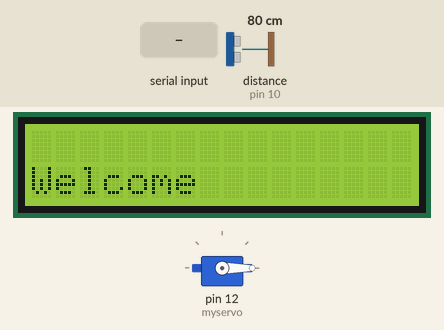
A sketch run on a simulated Arduino Uno, built with avr-gcc and run on an emulated ATmega328P. Parts: servo, 16×2 character LCD. Wiring (inferred from the names in the program): ultrasonic range finder: trigger pin 11; echo pin 10. The inputs (shaded band) are chosen by the test bench; at power-on: distance to the obstacle (sensor on pin 10) 80 cm. The echo pulse lasts 58.3 µs per cm; what the sketch prints to the serial monitor is not drawn.

Above: at 1.2 s.
1.3 s: "t" received over Serial
At 2.6 s:
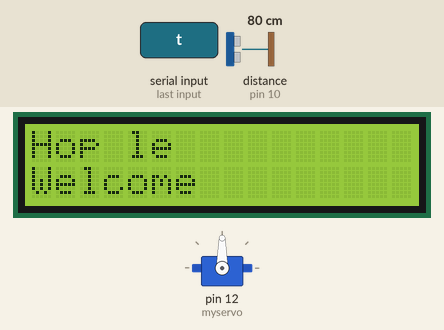
At 32.6 s:
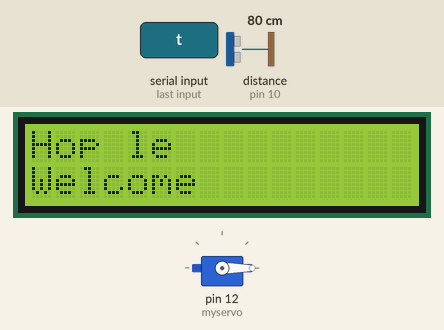
Timing chart, 0 to 32.9 s (numbered marks = the images above; inputs shaded):
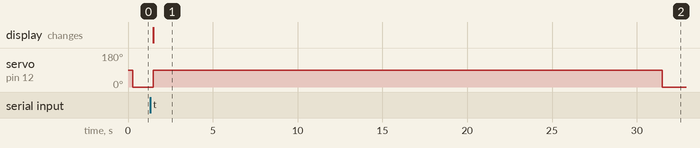

Measured:
- after the input at 1.3 s, servo on pin 12 (myservo): 0° → 90° after 0.19 s, → 0° 30.0 s later; the display: changes after 0.19 s (image 1)

The sketch:

barrier_and_HC-SR04.ino
```cpp
#include<Servo.h>
#include <Wire.h>
#include <LiquidCrystal_I2C.h>
LiquidCrystal_I2C lcd(0x27, 16, 2);

Servo myservo;
int data;
const int trigPin = 11;
const int echoPin = 10;

long tmeduration;
int distance;

void setup() {
  myservo.attach(12);
  pinMode(trigPin, OUTPUT);
  pinMode(echoPin, INPUT);
  lcd.init();
  lcd.backlight();
  lcd.setCursor(0,1);
  lcd.print("Welcome");
  Serial.begin(9600);
}
void loop() {
  digitalWrite(trigPin, LOW);
  delayMicroseconds(2);
  digitalWrite(trigPin, HIGH);
  delayMicroseconds(10);
  digitalWrite(trigPin, LOW);
  //   ---------------------------------
  tmeduration = pulseIn(echoPin, HIGH);
  distance = (0.034 * tmeduration) / 2;
  Serial.println(distance);
  delay(200);
  myservo.write(0);
  //-----------------------------
  while (Serial.available() > 0)
  {
    data = Serial.read();
    if (data == 't')
    {
      myservo.write(90);
      lcd.setCursor(0, 0);
      lcd.print("Hop le");
      lcd.setCursor(0,1);
      while(Serial.available() > 0){
        lcd.print("Bien:");
        lcd.print(Serial.readString());
      }
      delay(30000);
      myservo.write(0);
    }
    else if (data == 'f')
    {
      myservo.write(0);
      lcd.setCursor(0, 0);
      lcd.print("Khong hop le");
      lcd.setCursor(0,1);
      while(Serial.available() > 0){
        lcd.print("Bien so:");
        lcd.print(Serial.readString());
      }
    }
  }
  delay(1000);
}
```
